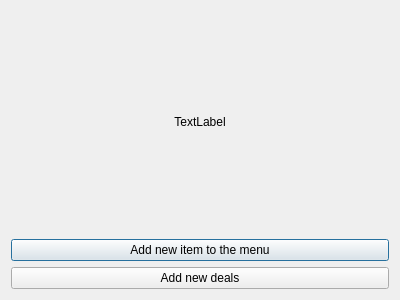
<?xml version="1.0" encoding="UTF-8"?>
<ui version="4.0">
 <class>Menu</class>
 <widget class="QDialog" name="Menu">
  <property name="geometry">
   <rect>
    <x>0</x>
    <y>0</y>
    <width>400</width>
    <height>300</height>
   </rect>
  </property>
  <property name="windowTitle">
   <string>Dialog</string>
  </property>
  <layout class="QVBoxLayout" name="verticalLayout">
   <item>
    <widget class="QLabel" name="label">
     <property name="text">
      <string>TextLabel</string>
     </property>
     <property name="alignment">
      <set>Qt::AlignCenter</set>
     </property>
    </widget>
   </item>
   <item>
    <widget class="QPushButton" name="pushButton">
     <property name="text">
      <string>Add new item to the menu</string>
     </property>
    </widget>
   </item>
   <item>
    <widget class="QPushButton" name="pushButton_3">
     <property name="text">
      <string>Add new deals</string>
     </property>
    </widget>
   </item>
  </layout>
 </widget>
 <resources/>
 <connections/>
</ui>
